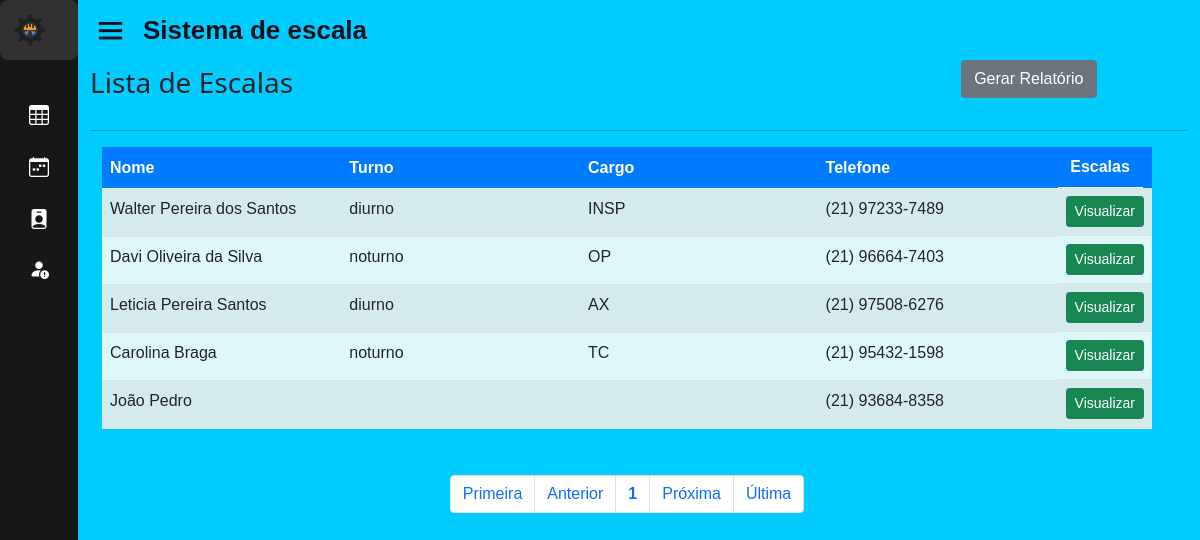
The app's page /home.php?page=escala (signed in) with its own data.
### tables this page shows
CREATE TABLE IF NOT EXISTS `endereco` (
  `id_end` int(11) NOT NULL AUTO_INCREMENT,
  `rua_end` varchar(50) DEFAULT NULL,
  `num_end` varchar(10) DEFAULT NULL,
  `compl_end` varchar(50) DEFAULT NULL,
  `cep_end` varchar(50) DEFAULT NULL,
  `bairro_end` varchar(50) DEFAULT NULL,
  `cidade_end` varchar(50) DEFAULT NULL,
  `estado_end` varchar(50) DEFAULT NULL,
  `id_func` int(11) DEFAULT NULL,
  PRIMARY KEY (`id_end`) USING BTREE,
  KEY `endereco_ibfk_1` (`id_func`) USING BTREE,
  CONSTRAINT `endereco_ibfk_1` FOREIGN KEY (`id_func`) REFERENCES `funcionario` (`id_func`) ON DELETE CASCADE ON UPDATE CASCADE
);

CREATE TABLE IF NOT EXISTS `funcionario` (
  `id_func` int(11) NOT NULL AUTO_INCREMENT,
  `nome_func` varchar(50) NOT NULL,
  `cargo_func` varchar(50) DEFAULT NULL,
  `turno` enum('diurno','noturno') DEFAULT NULL,
  `telefone_func` varchar(50) NOT NULL,
  `sexo_func` varchar(50) NOT NULL,
  `email_func` varchar(50) NOT NULL,
  `id_st` int(11) DEFAULT NULL,
  PRIMARY KEY (`id_func`) USING BTREE,
  KEY `FK_funcionario_setor` (`id_st`),
  CONSTRAINT `FK_funcionario_setor` FOREIGN KEY (`id_st`) REFERENCES `setor` (`id_st`) ON DELETE CASCADE ON UPDATE CASCADE
);

### sis/escalas/escala.php (the view, shortened to what this page needs)
<div id="list" class="container-fluid">
    <div class="table-responsive col-md-12">
        <div class="d-flex justify-content-between align-items-center col-md-11">
            <h3>Lista de Escalas</h3>
            <a href="./relatorio/par_sup_adm.php" target="_blank" class="btn btn-secondary mb-3">Gerar Relatório</a>
        </div>
        <hr>
        <?php
        $con = mysqli_connect('localhost', 'root', '', 'sisescala');
        $quantidade = 10;
        $pagina = (isset($_GET['pagina'])) ? (int)$_GET['pagina'] : 1;
        $inicio = ($quantidade * $pagina) - $quantidade;
        $data = mysqli_query($con, "SELECT * FROM funcionario INNER JOIN endereco ON funcionario.id_func = endereco.id_func limit $inicio, $quantidade; ");
        if ($data && mysqli_num_rows($data) > 0) {
            echo '<div class="container">';
            echo '<div class="row">';
            echo '<div class="col-md-12">';
            echo '<table class="table table-striped" style="background-color: #e0f7fa;">';
            echo '<thead style="background-color: #007bff; color: white;">';
            echo '<tr>';
            echo '<th style="width: 25%;"><strong>Nome</strong></th>';
            echo '<th style="width: 25%;"><strong>Turno</strong></th>';
            echo '<th style="width: 25%;"><strong>Cargo</strong></th>';
            echo '<th style="width: 25%;"><strong>Telefone</strong></th>';
            echo '<th class="actions d-flex justify-content-center" style="width: 90%;"><strong>Escalas</strong></th>';
            echo '</tr>';
            echo '</thead><tbody>';
            while ($info = mysqli_fetch_array($data)) {
                echo '<tr>';
                echo '<td>' . $info['nome_func'] . '</td>';
                echo '<td>' . $info['turno'] . '</td>';
                echo '<td>' . $info['cargo_func'] . '</td>';
                echo '<td>' . $info['telefone_func'] . '</td>';
                echo '<td class="actions btn-group-sm d-flex justify-content-center">';
                echo '<a class="btn btn-success btn-xs" href="?page=view_escala&id_func=' . $info['id_func'] . '">Visualizar</a>';
                echo '</td>';
                echo '</tr>';
            }
            echo '</tbody>';
            echo '</table>';
            echo '</div>';
            echo '</div>';
            echo '</div>';
        } else {
            echo '<div class="alert alert-warning">Nenhum funcionário encontrado.</div>';
        }
        ?>
    </div>
    <div id="bottom" class="row">
        <div class="col-md-12 d-flex justify-content-center">
            <?php
            $sqlTotal         = "select id_func from funcionario;";
            $qrTotal          = mysqli_query($con, $sqlTotal);
            $numTotal         = mysqli_num_rows($qrTotal);
            $totalpagina = (ceil($numTotal / $quantidade) <= 0) ? 1 : ceil($numTotal / $quantidade);
            $anterior = (($pagina - 1) <= 0) ? 1 : $pagina - 1;
            $posterior = (($pagina + 1) >= $totalpagina) ? $totalpagina : $pagina + 1;
            echo "<ul class='pagination'>";
            echo "<li class='page-item'><a class='page-link' href='?page=escala&pagina=1'> Primeira</a></li> ";
            echo "<li class='page-item'><a class='page-link' href=\"?page=escala&pagina=$anterior\"> Anterior</a></li> ";
            echo "<li class='page-item'><a class='page-link' href='?page=escala&pagina=" . $pagina . "'><strong>" . $pagina . "</strong></a></li> ";
            echo "<li class='page-item'><a class='page-link' href=\"?page=escala&pagina=$posterior\"> Pr&oacute;xima</a></li> ";
            echo "<li class='page-item'><a class='page-link' href=\"?page=escala&pagina=$totalpagina\"> &Uacute;ltima</a></li></ul>";
            ?>
        </div>
    </div>
</div>

### css/style.css (style rules this page uses)
* { margin: 0; padding: 0; box-sizing: border-box; }
.container { flex: 1; padding-bottom: 30px; }
p,span,a,td,tr,label { font-family: "Source Sans 3", sans-serif; font-optical-sizing: auto; font-weight:400; }
.row { width: 100%; }

### records on screen
endereco: id_func.nome_func "Walter Pereira dos Santos", id_func.turno "diurno", id_func.cargo_func "INSP", id_func.telefone_func "(21) 97233-7489"
endereco: id_func.nome_func "Davi Oliveira da Silva", id_func.turno "noturno", id_func.cargo_func "OP", id_func.telefone_func "(21) 96664-7403"
endereco: id_func.nome_func "Leticia Pereira Santos", id_func.turno "diurno", id_func.cargo_func "AX", id_func.telefone_func "(21) 97508-6276"
endereco: id_func.nome_func "Carolina Braga", id_func.turno "noturno", id_func.cargo_func "TC", id_func.telefone_func "(21) 95432-1598"
endereco: id_func.nome_func "João Pedro", id_func.telefone_func "(21) 93684-8358"

### other values on screen
$pagina "1"
